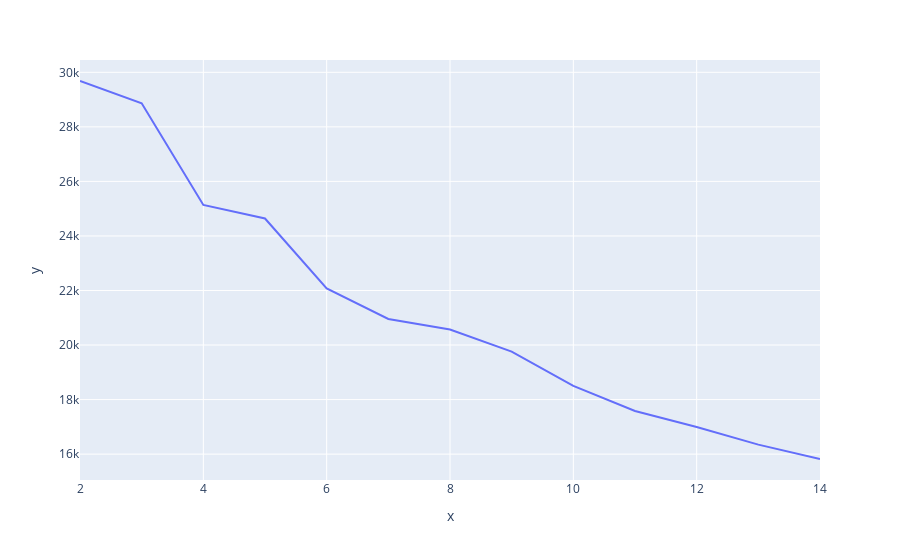

Source (notebook cell):
### Code cell
px.line(x=num_clusters,y=calinskis)

### Figure 1 — Plotly figure (JSON) as saved in the notebook; plotly's stock layout.template omitted (floating-point values rounded to 4 significant figures)
{"data": [{"hovertemplate": "x=%{x}<br>y=%{y}<extra></extra>", "legendgroup": "", "line": {"color": "#636efa", "dash": "solid"}, "marker": {"symbol": "circle"}, "mode": "lines", "name": "", "orientation": "v", "showlegend": false, "type": "scatter", "x": [2, 3, 4, 5, 6, 7, 8, 9, 10, 11, 12, 13, 14], "xaxis": "x", "y": [29680.0, 28860.0, 25140.0, 24640.0, 22080.0, 20960.0, 20570.0, 19760.0, 18500.0, 17580.0, 17000.0, 16350.0, 15820.0], "yaxis": "y"}], "layout": {"legend": {"tracegroupgap": 0}, "margin": {"t": 60}, "xaxis": {"anchor": "y", "domain": [0, 1], "title": {"text": "x"}}, "yaxis": {"anchor": "x", "domain": [0, 1], "title": {"text": "y"}}}}
